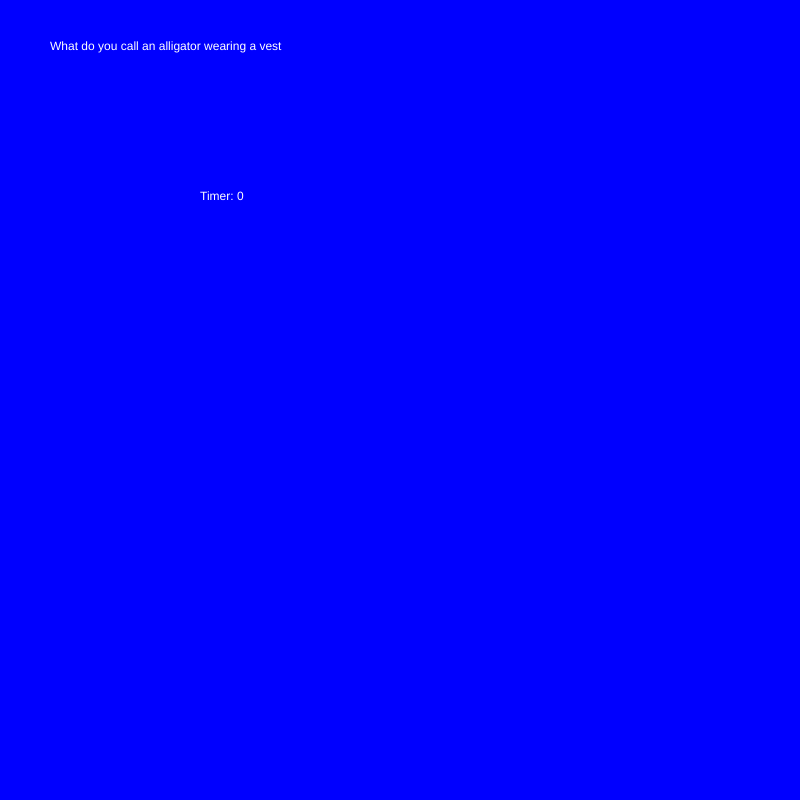
Frame 1 (no input)
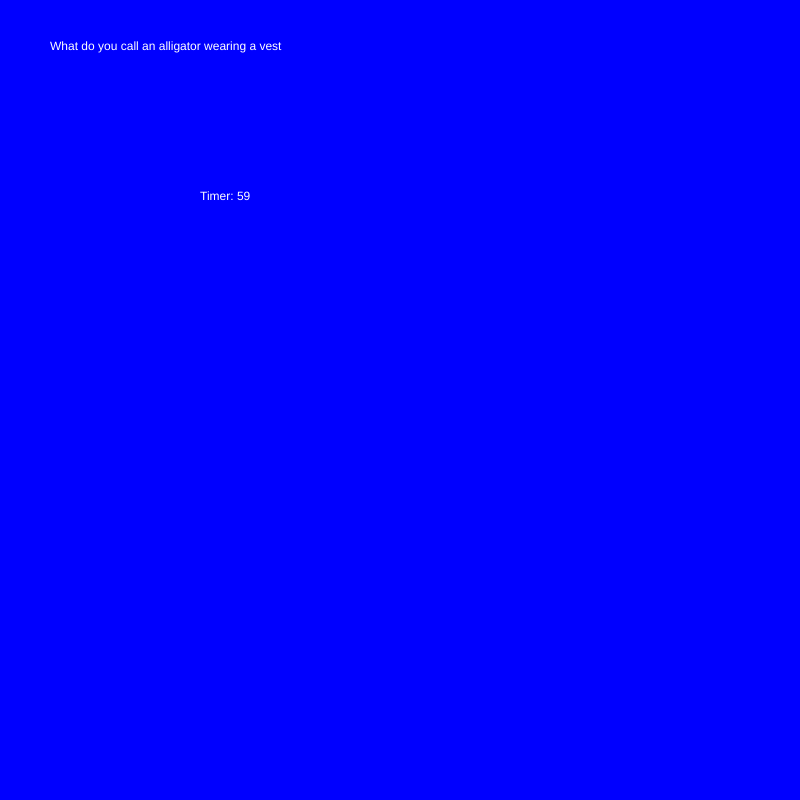
Frame 60 (no input)
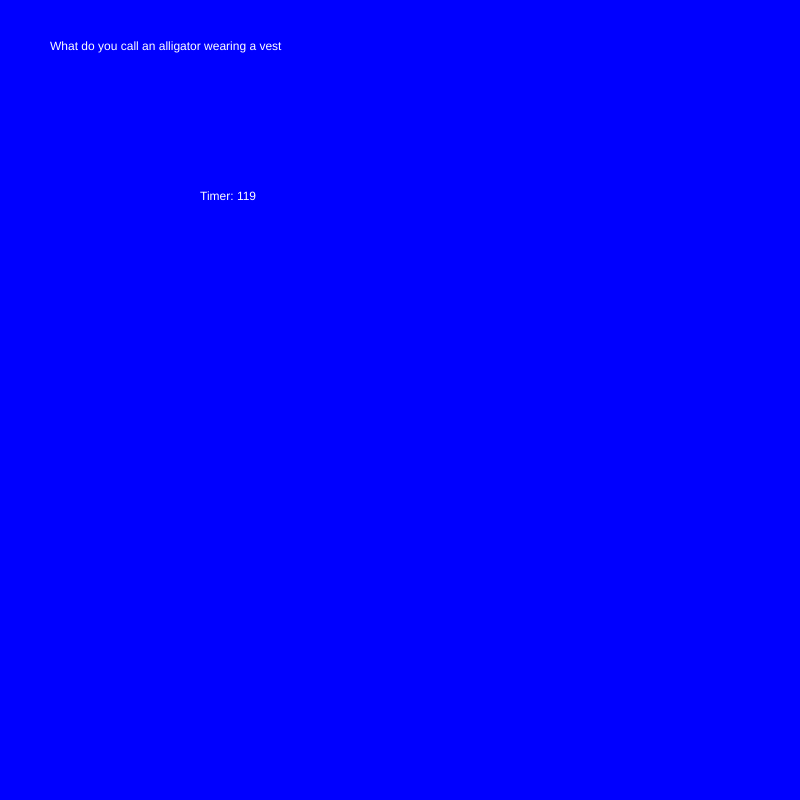
Frame 120 (the mouse pressed at the canvas centre since frame 60)

The p5.js sketch that drew these frames (run headless with seeded random() and noise() and a simulated clock; from frame 60 on, the mouse is pressed at the canvas centre):

// p5.js sketch
// ── sketch.js
var myState = 0;
var timer = 0;




function setup() {
  // put setup code here
  createCanvas(800, 800);
  background("blue");

}

function draw() {

  switch (myState) {


    case 0:
    background("blue");
    fill("white");
    text("What do you call an alligator wearing a vest", 50, 50);
    text("Timer: " + timer, 200, 200);
    timer++;
    if (timer == 200){
      myState = 1
    }


      break;

      case 1:
      background("green");
      fill("white");
      text("What do you call an alligator wearing a vest", 50, 50);
      text("An Investigator", 50, 100);
     break;


  }

  // put drawing code here


}
